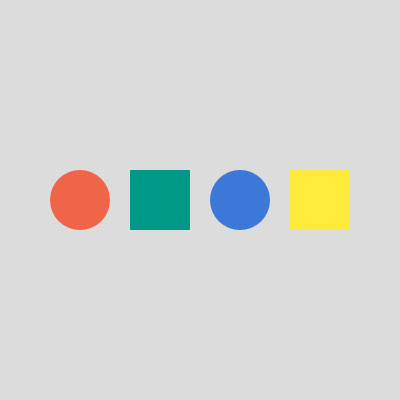
Frame 1 (no input)
Frame 60 (no input): identical to frame 1, image omitted
Frame 120 (the mouse pressed at the canvas centre since frame 60): identical to frame 1, image omitted

The p5.js sketch that drew this single still picture (run headless with seeded random() and noise() and a simulated clock; from frame 60 on, the mouse is pressed at the canvas centre):

// p5.js sketch
// ── sketch.js
// DM2008 — Activity 3a
// (Array Sampler, 25 min)

// 1. Create an array of colors (or other values)
//    You can make more than one array if you'd like
let palette = ["#f06449", "#009988", "#3c78d8", "#ffeb3b"];

// 2. A variable to track the current index
let currentIndex = 0;

function setup() {
  createCanvas(400, 400);
  noStroke();
}

function draw() {
    background(220);

  // Even spacing based on how many items are in the array
  const spacing = width / (palette.length + 1);

  for (let i = 0; i < palette.length; i++) {
    fill(palette[i]); // Set the fill before drawing

    const x = (i + 1) * spacing; // X position
    const y = height / 2;        // Y position

    if (i % 2 === 0) {
      // Even index → draw ellipse
      ellipse(x, y, 60);
    } else {
      // Odd index → draw rectangle
      rectMode(CENTER); // So it aligns like ellipse
      rect(x, y, 60, 60);
    }
  }


}

// 4. Change the index when a key is pressed
// function mousePressed() {
//   // Advance to the next item
//   currentIndex++;
//   // Reset to 0 when we reach the end
//   if (currentIndex >= palette.length) {
//     currentIndex = 0;
//   }
  
//   // Log in the console to check
//   console.log("Current index:", currentIndex, "→", palette[currentIndex]);
// }

function keyPressed() {
  if (key == 'a' || key == 'A') {
    // Add a new random color to the end
    palette.push(color(random(255), random(255), random(255)));
  }
  if (key == 'r' || key == 'R' ) {
    // Remove the last color (if any)
    if (palette.length > 0) {
      palette.splice(palette.length - 1, 1);
    }
  }
  
   // Log in the console to check
  console.log("Current index:", currentIndex, "→", palette[currentIndex]);

}

/* 
TODOs for students:
1. Replace colors with your own data (positions, text, sizes, etc).
2. Try mousePressed() instead of keyPressed().
3. Use push() to add new items, or splice() to remove them, then check how the sketch adapts.
4. Try looping through an array to visualize all the items within it instead of accessing one item at a time.
*/
